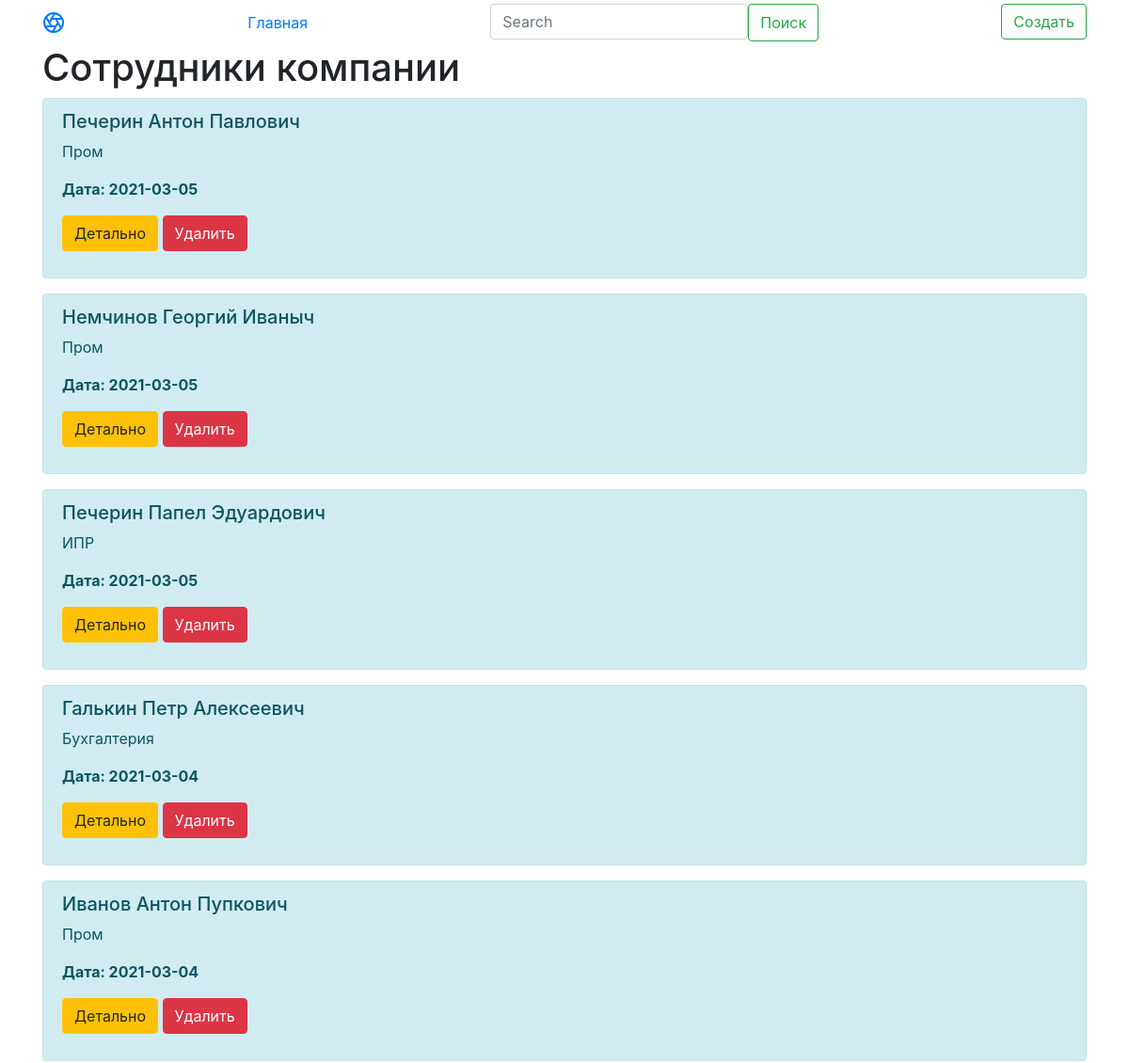
The page /inventory (upper part) on the database as committed earlier.
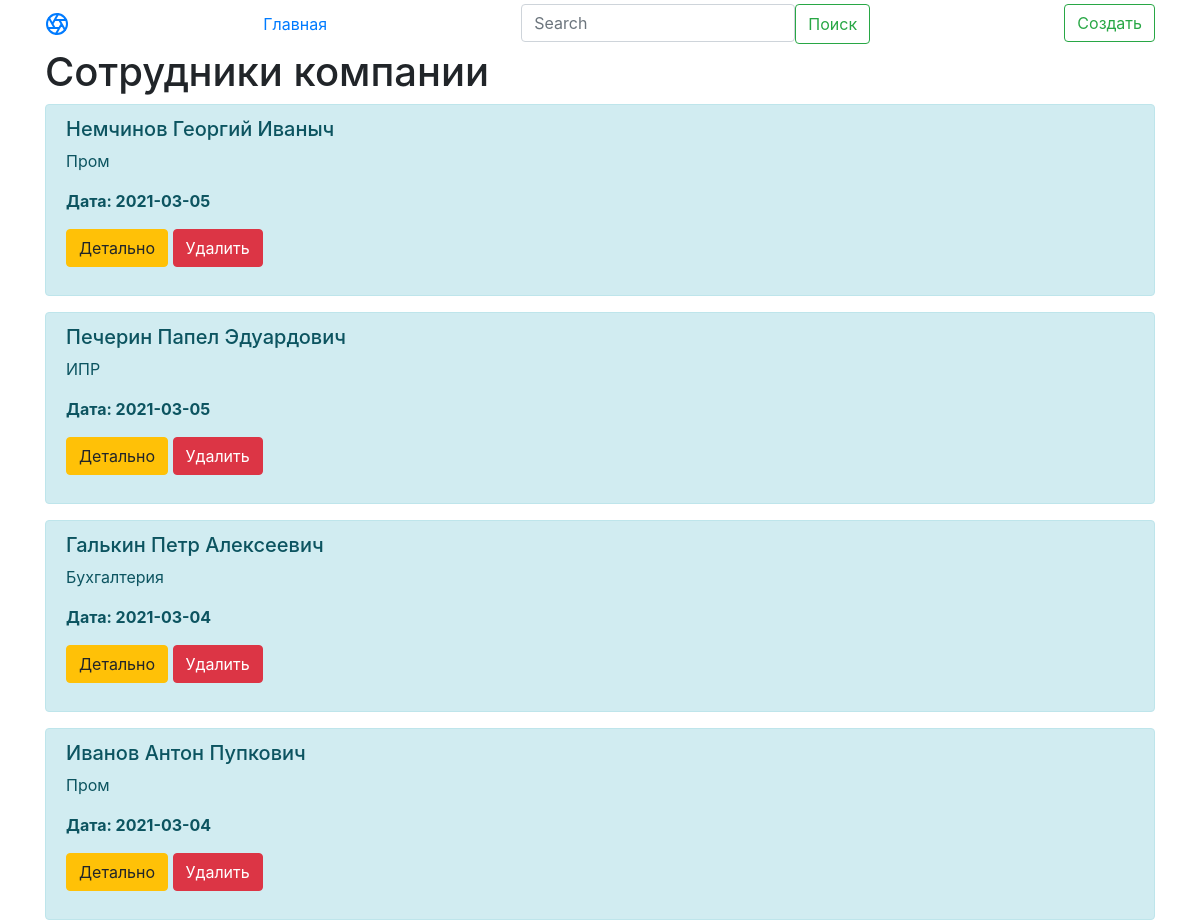
The same page on the database as committed later.
### main.py (models this page shows, shortened)
class Article(db.Model):
    id = db.Column(db.Integer, primary_key=True)
    title = db.Column(db.String(100), nullable=False)
    intro = db.Column(db.String(300), nullable=False)
    date = db.Column(db.DateTime, default=datetime.utcnow)

### main.py (the view)
@app.route('/')
@app.route('/home')
@app.route('/inventory')
def inventory():
    q = request.args.get('q')
    if q:
        articles = Article.query.filter(Article.title.contains(q)).all()
    else:
        articles = Article.query.order_by(Article.date.desc()).all()
    return render_template("inventory.html", articles=articles)

### templates/inventory.html (shortened to what this page needs)
{% extends 'base.html' %}
{% block body %}
<div class="container">
    <h1>Сотрудники компании</h1>
    {% if articles|length > 0 %}
        {% for el in articles %}
        <div class="alert alert-info">
            <h5>{{ el.title }}</h5>
            <p>{{ el.intro }}</p>
            <p><b>Дата: {{ el.date.date() }}</b>
            <p>
                <a href="/inventory/{{ el.id }}" class="btn btn-warning">Детально</a>
            <a href="/inventory/{{ el.id }}/delete" class="btn btn-danger">Удалить</a>
        </div>
        {% endfor %}
    {% else %}
    <p>Пока нет статей</p>
    {% endif %}
</div>
{% endblock %}

### templates/base.html (shortened to what this page needs)
<!doctype html>
<html lang="en">
<head>
    <link rel="stylesheet" href="https://stackpath.bootstrapcdn.com/bootstrap/4.5.2/css/bootstrap.min.css">
</head>
<body>
<header class="site-header sticky-top py-1">
    <nav class="container d-flex flex-column flex-md-row justify-content-between">
        <a class="py-2" href="/" aria-label="Product">
        </a>
        <a class="py-2 d-none d-md-inline-block" href="/">Главная</a>
        <form class="d-flex" method="GET">
            <input name="q" value="{{ request.args.get('q','') }}" class="form-control me-2" type="search" placeholder="Search" aria-label="Search">
            <button class="btn btn-outline-success" type="submit">Поиск</button>
        </form>
        <form action="/create-article" method="post">
            <button class="btn btn-outline-success" type="submit">Создать</button>
        </form>
    </nav>
</header>
{% block body %}{% endblock %}
</body>
</html>

Rows that differ between the two databases and show on the page:
removed Article: title "Печерин Антон Павлович", intro "Пром", date "2021-03-05"
